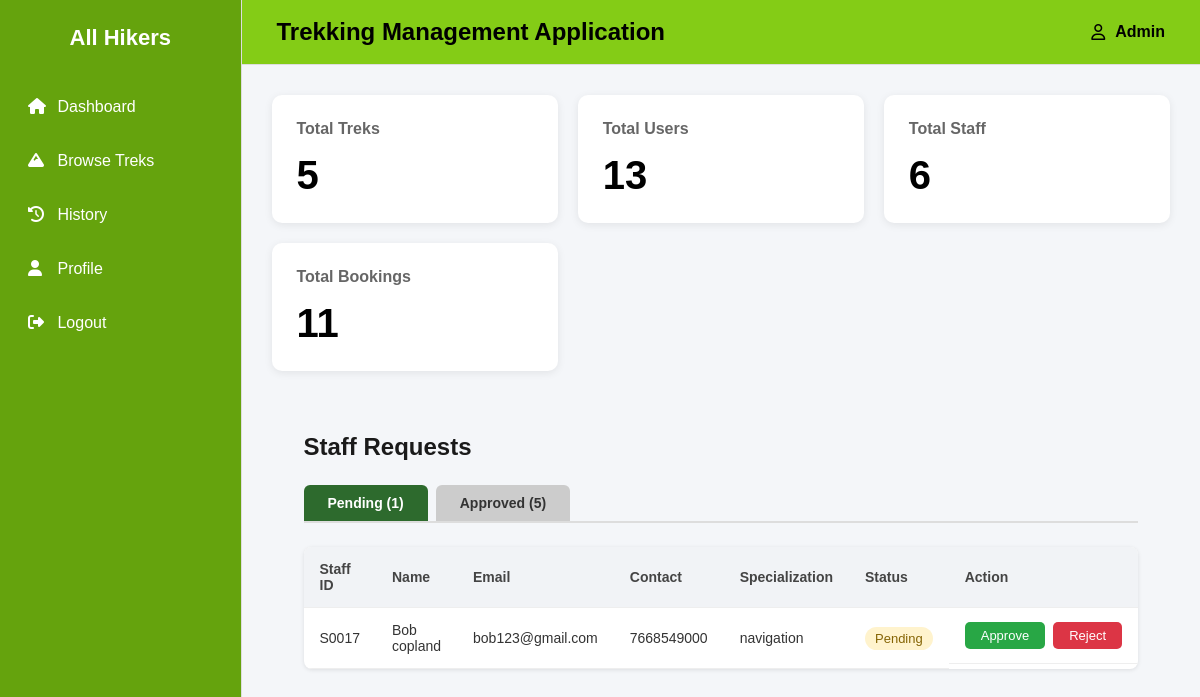
Screenshot of /admin_dashboard/staff with the database file from the repository.
### backend/models.py (models this page shows)
class Users(db.Model):
    __tablename__="users"
    id=db.Column(db.Integer,primary_key=True)
    role=db.Column(db.Integer,default=1)
    username=db.Column(db.String,nullable=False)
    password=db.Column(db.String,nullable=False)
    email=db.Column(db.String,nullable=False)
    address=db.Column(db.String,nullable=False)
    full_name=db.Column(db.String,nullable=False)
    pin_code=db.Column(db.String,nullable=False)
    is_approved = db.Column(db.Boolean, default=True)  # True for normal users
    booking=db.relationship("Booking",cascade="all,delete",backref="users",lazy=True) #User can access all of his bookings

class Staff_profile(db.Model):
    __tablename__="staff_profile"
    id=db.Column(db.Integer,primary_key=True)
    name=db.Column(db.String,nullable=False)
    user_id=db.Column(db.Integer, db.ForeignKey("users.id"),nullable=False)
    phone=db.Column(db.String,nullable=False)
    joined_at=db.Column(db.Date,nullable=False)
    experience_years=db.Column(db.Integer,nullable=False)
    specialization=db.Column(db.String,nullable=False)
    trek=db.relationship("Trek",cascade="all,delete",backref="staff_profile",lazy=True) #Staff profile can access its treks

### backend/controllers.py (the view)
@auth_bp.route('/admin_dashboard/staff')
def staff():
    total_treks = Trek.query.count()
    total_users = Users.query.count()
    total_staff = Staff_profile.query.count()
    total_bookings = Booking.query.count()
    active_tab = request.args.get('tab', 'pending')
    pending_staff = db.session.query(Users, Staff_profile).join(
        Staff_profile, Staff_profile.user_id == Users.id
    ).filter(Users.role == 2, Users.is_approved == False).all()
    approved_staff = db.session.query(Users, Staff_profile).join(
        Staff_profile, Staff_profile.user_id == Users.id
    ).filter(Users.role == 2, Users.is_approved == True).all()
    return render_template('approve_staff.html',pending_staff=pending_staff,approved_staff=approved_staff,active_tab=active_tab,
                           total_treks=total_treks,total_users=total_users,total_staff=total_staff,total_bookings=total_bookings)

### templates/approve_staff.html (shortened to what this page needs)
{% extends "base.html" %}
{% block content %}
<link rel="stylesheet" href="{{ url_for('static', filename='css/approve_staff.css') }}">
<div class="staff-container">
    <h2 class="staff-title">Staff Requests</h2>
    <div class="tab-bar">
        <a href="{{ url_for('auth.staff', tab='pending') }}"
           class="tab-btn {{ 'tab-active' if active_tab == 'pending' else 'tab-inactive' }}">
            Pending ({{ pending_staff|length }})
        </a>
        <a href="{{ url_for('auth.staff', tab='approved') }}"
           class="tab-btn {{ 'tab-active' if active_tab == 'approved' else 'tab-inactive' }}">
            Approved ({{ approved_staff|length }})
        </a>
    </div>
    {% if active_tab == 'pending' %}
        {% if pending_staff %}
        <table class="staff-table">
            <thead>
                <tr>
                    <th>Staff ID</th>
                    <th>Name</th>
                    <th>Email</th>
                    <th>Contact</th>
                    <th>Specialization</th>
                    <th>Status</th>
                    <th>Action</th>
                </tr>
            </thead>
            <tbody>
                {% for user, profile in pending_staff %}
                <tr>
                    <td>S00{{ user.id }}</td>
                    <td>{{ profile.name }}</td>
                    <td>{{ user.email }}</td>
                    <td>{{ profile.phone }}</td>
                    <td>{{ profile.specialization }}</td>
                    <td><span class="badge badge-pending">Pending</span></td>
                    <td class="action-cell">
                        <a href="{{ url_for('auth.approve_staff', user_id=user.id) }}"
                           class="btn btn-approve">Approve</a>
                        <a href="{{ url_for('auth.reject_staff', user_id=user.id) }}"
                           class="btn btn-reject">Reject</a>
                    </td>
                </tr>
                {% endfor %}
            </tbody>
        </table>
        {% else %}
        <p class="empty-msg">No pending staff requests.</p>
        {% endif %}
    {% endif %}
</div>
{% endblock %}

### static/css/dashboard.css (style rules this page uses)
* { margin:0; padding:0; box-sizing:border-box; font-family:Arial, Helvetica, sans-serif; }
body { background:#f4f6f9; }
table { width:100%; border-collapse:collapse; background:white; box-shadow:0 2px 8px rgba(0,0,0,.08); }
th { background:#f1f3f6; }
th,td { padding:15px; text-align:left; border-bottom:1px solid #eee; }
.btn { background:#2563eb; color:white; border:none; padding:8px 18px; border-radius:6px; cursor:pointer; }
.btn { background:#2563eb; color:white; text-decoration:none; padding:8px 18px; border-radius:6px; display:inline-block; }

### static/css/approve_staff.css (style rules this page uses)
.staff-container { padding: 32px; }
.staff-title { margin-bottom: 24px; font-size: 24px; font-weight: 700; color: #1a1a1a; }
.tab-bar { display: flex; gap: 8px; margin-bottom: 24px; border-bottom: 2px solid #ddd; }
.tab-btn { padding: 10px 24px; text-decoration: none; font-weight: 600; border-radius: 6px 6px 0 0; font-size: 14px; }
.tab-active { background: #2d6a2d; color: white; }
.tab-inactive { background: #ccc; color: #333; }
.staff-table { width: 100%; border-collapse: collapse; background: white; border-radius: 8px; overflow: hidden; box-shadow: 0 1px 4px rgba(0, 0, 0, 0.1); }
.staff-table thead { background: #f5f5f5; }
.staff-table th { padding: 14px 16px; text-align: left; font-size: 14px; color: #444; font-weight: 600; }
.staff-table tbody tr { border-top: 1px solid #eee; }
.staff-table td { padding: 14px 16px; font-size: 14px; color: #333; }
.action-cell { display: flex; gap: 8px; }
.btn { padding: 6px 16px; border-radius: 5px; text-decoration: none; font-size: 13px; font-weight: 500; }
.btn-approve { background: #28a745; color: white; }
.btn-reject { background: #dc3545; color: white; }
.badge { padding: 4px 10px; border-radius: 12px; font-size: 13px; font-weight: 500; }
.badge-pending { background: #fff3cd; color: #856404; }

### rows the page displays
Users: id "17", name "Bob copland", email "bob123@gmail.com", phone "7668549000", specialization "navigation"

### other values shown
{{ session.get('username',"Admin") }} "Admin"
{{ total_treks }} "5"
{{ total_users }} "13"
{{ total_staff }} "6"
{{ total_bookings }} "11"
{{ pending_staff|length }} "1"
{{ approved_staff|length }} "5"
